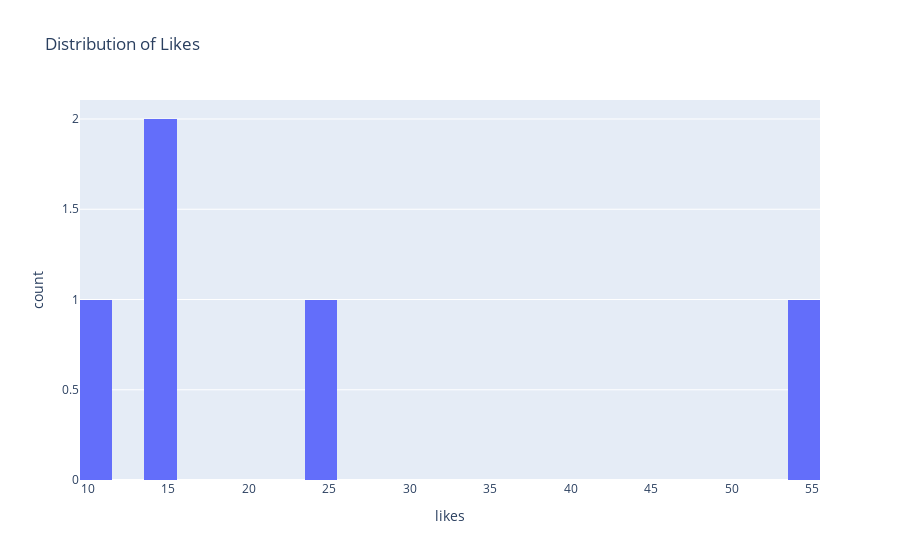

Notebook code cell kept with this figure:
### Code cell
# Likes distribution
px.histogram(df, x="likes", nbins=30, title="Distribution of Likes").show()

### Figure 1 — Plotly figure (JSON) as saved in the notebook; plotly's stock layout.template omitted (floating-point values rounded to 4 significant figures)
{"data": [{"bingroup": "x", "hovertemplate": "likes=%{x}<br>count=%{y}<extra></extra>", "legendgroup": "", "marker": {"color": "#636efa", "pattern": {"shape": ""}}, "name": "", "nbinsx": 30, "orientation": "v", "showlegend": false, "type": "histogram", "x": [24, 14, 14, 55, 11], "xaxis": "x", "yaxis": "y"}], "layout": {"barmode": "relative", "legend": {"tracegroupgap": 0}, "title": {"text": "Distribution of Likes"}, "xaxis": {"anchor": "y", "domain": [0, 1], "title": {"text": "likes"}}, "yaxis": {"anchor": "x", "domain": [0, 1], "title": {"text": "count"}}}}
